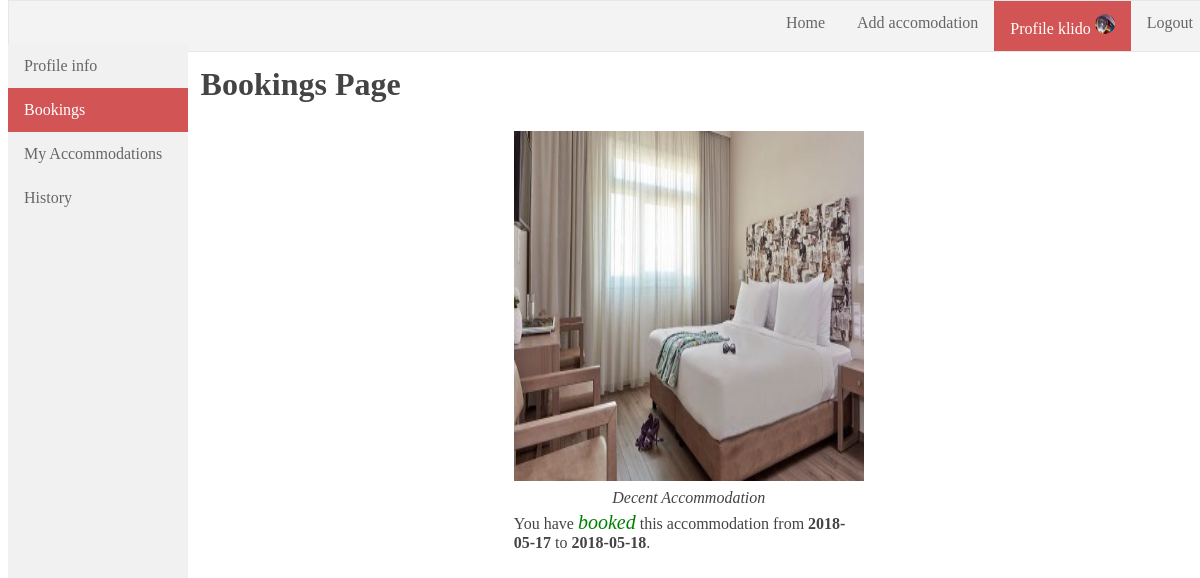
Before: /bookings.php (signed in) with the older database file.
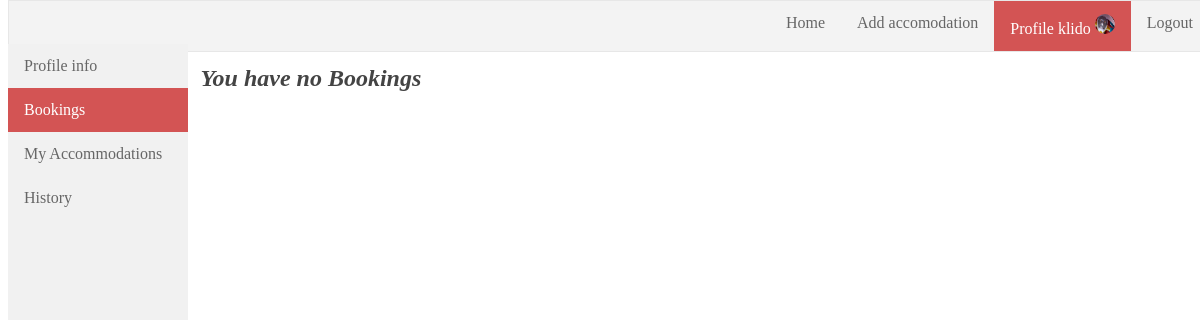
After: the same page with the newer database file.
### tables this page shows
CREATE TABLE `bookings` (
  `rent_id` int(11) NOT NULL,
  `user_id` int(11) NOT NULL,
  `accom_id` int(11) NOT NULL,
  `checkin_date` date NOT NULL,
  `checkout_date` date NOT NULL,
  `status` enum('completed','active') NOT NULL DEFAULT 'active'
);

CREATE TABLE `accommodations` (
  `accom_id` int(11) NOT NULL,
  `title` varchar(50) NOT NULL,
  `location` varchar(25) NOT NULL,
  `description` text,
  `rating` float DEFAULT '1',
  `votes` int(11) DEFAULT '0',
  `checkin` time NOT NULL,
  `checkout` time NOT NULL,
  `path_to_image` varchar(100) NOT NULL DEFAULT 'pictures\\accommodations\\not_available.jpg',
  `user_id` int(11) NOT NULL
);

### classes/Config.php (called while the page is built)
<?php
class Config{
  public static function get($path = null){
    if($path){
      $config = $GLOBALS['config'];
      $path = explode('/',$path);
      foreach($path as $bit){
        if(isset($config[$bit]))
          $config = $config[$bit];
      }
      return $config;
    }
    return false;
  }
}
?>

### classes/Database.php (called while the page is built, shortened)
<?php
class Database {
  private static $_instance = null;
  private $_dbc,
          $_query,
          $_error=false,
          $_results,
          $_count=0;
  private function __construct() {
    $this->_dbc  = new mysqli(Config::get('mysql/host'),
                        Config::get('mysql/username'),
                        Config::get('mysql/password'),
                        Config::get('mysql/db'));
  }
  public static function getInstance() {
    if(!isset(self::$_instance)){
      self::$_instance = new Database();
    }
    return self::$_instance;
  }
  public function query($sql,$type='',$params = array()) {
    $this->_error = false;
    if($this->_query = $this->_dbc->prepare($sql)) {
      if(count($params)){
        call_user_func_array(array($this->_query, "bind_param"),array_merge(array($type), $params));
      }
      if($this->_query->execute()) {
          $this->_results = $this->_query->get_result() ?? NULL;
          $this->_count  = $this->_results->num_rows ?? NULL;
      }else{
        $this->_error = true;
      }
    }
  }
  public function getResultArray() {
    if($this->_count>0)
      return $this->_results->fetch_all(MYSQLI_ASSOC);
  }
  public function error() {
    return $this->_error;
  }
}
?>

### classes/Accommodation.php (called while the page is built, shortened)
<?php
class Accommodation {
  private $_db;
  public function __construct() {
    $this->_db = Database::getInstance();
  }
  function getBookedAccomsByUserId($id){
    $this->_db->query('select accommodations.*,bookings.* from accommodations,bookings,users where status="active"
                        and bookings.user_id = users.user_id
                        and accommodations.accom_id = bookings.accom_id
                        and users.user_id= ?','i',array(&$id));
    if($this->_db->error()) {
      echo $this->_db->getErrorDescr();
    }else{
      return $this->_db->getResultArray();
    }
  }
}
?>

### bookings.php (the view, shortened to what this page needs)
<!DOCTYPE html>
<html lang="el">
<head>
	<link href="css/navigation.css" rel="stylesheet" type="text/css">
	<link href="css/profile.css" rel="stylesheet" type="text/css">
</head>
<body>
  <?php include('navigation.php');?>
	<?php include('navigation_profile.php'); ?>
	<div class="profile_content">
		<div id='bookings_profile_section'>
		<?php
			$Acc = new Accommodation();
			$data = $Acc->getBookedAccomsByUserId($_SESSION['user_id']);
			if($data != null){
				echo '<h1>Bookings Page</h1>';
				echo '<table><tr>';
				foreach($data as $index=> $booked_accom){
					$days_left_msg = '';
					$str = <<<EOF
					<td>
						<table>
							<tr>
								<td width='50%'><a href="accommodation.php?id={$booked_accom['accom_id']}"><img src="{$booked_accom['path_to_image']} "alt="Avatar" width="350" height="350"></td>
							</tr>
							<tr>
								<td align="center"><i>{$booked_accom['title']}</i></td>
							</tr>
							<tr>
								<td>You have <em>booked</em> this accommodation from <b>{$booked_accom['checkin_date']}</b> to <b>{$booked_accom['checkout_date']}</b>.{$days_left_msg}</td>
							</tr>
						</table>
					</td>
EOF;
					echo $str;
				}
				echo '</tr></table>';
			}else{
				echo '<h2><i>You have no Bookings</i></h2>';
			}
?>
		</div>
	</div>
</body>
</html>

Changed rows visible on the page:
no longer on this page (row edited): bookings: accom.path_to_image (picture), accom.title "Decent Accommodation", checkin_date "2018-05-17", checkout_date "2018-05-18"
Other visible differences:
text no longer shown: "Bookings Page"
text now shown: "You have no Bookings"
